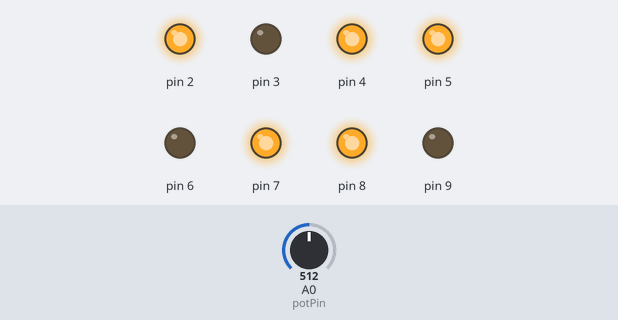
Bench run of a sketch on a simulated Arduino Uno, built with avr-gcc and run on an emulated ATmega328P. Parts: output pins drawn as LEDs (lit = HIGH). The test bench sets the inputs (shaded band); at power-on: A0 (potPin) = 512.

Above: at 1.2 s.
1.3 s: A0 (potPin) set to 597
2.8 s: A0 (potPin) set to 618
At 3.9 s:
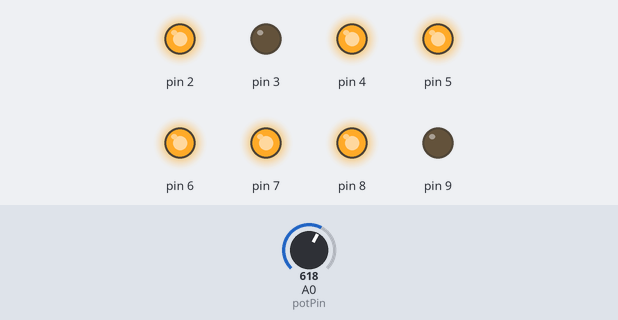
4.3 s: A0 (potPin) set to 716
At 5.2 s:
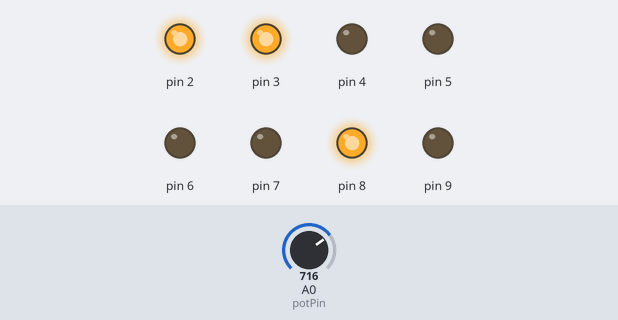
5.8 s: A0 (potPin) set to 798
7.3 s: A0 (potPin) set to 834
At 8.5 s:
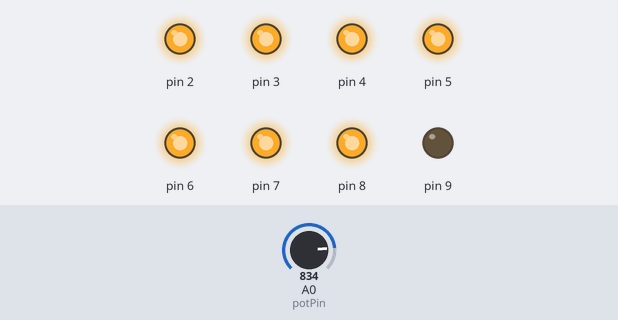
8.8 s: A0 (potPin) set to 511
At 9.6 s:
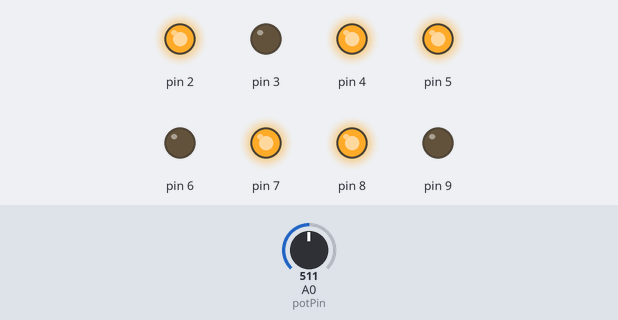
Timing chart, 0 to 11.3 s (numbered marks = the images above; inputs shaded):
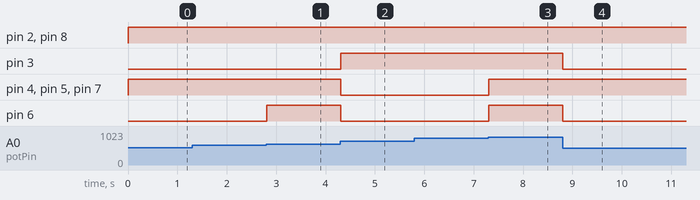

Measured:
- the behaviour switches between 611 and 612 on A0 (potPin) (found by bisection; images 0 and 1)
- the behaviour switches between 815 and 816 on A0 (potPin) (found by bisection; images 2 and 3)
- after the input at 1.3 s, every drawn part: stays the same
- after the input at 2.8 s, pin 6: LOW → HIGH at once
- after the input at 4.3 s, pin 3: LOW → HIGH at once; pin 4–7: HIGH → LOW at once
- after the input at 5.8 s, every drawn part: stays the same
- after the input at 7.3 s, pin 4–7: LOW → HIGH at once
- after the input at 8.8 s, pin 3, pin 6: HIGH → LOW at once

The sketch:

Ex8_PartD_260207.ino
```cpp
/*
Exercise 8: Analog input
Part D) Add the 7-segment display. Use the potentiometer to count up the values from 0 to 9.

Author: Bruno Duarte | 260207
*/

int potPin = A0;

// order A B F G E D C DP  -> pins 2 to 9
int number[10][8] =
{
  {1,1,1,0,1,1,1,0}, //0
  {0,1,0,0,0,0,1,0}, //1
  {1,1,0,1,1,1,0,0}, //2
  {1,1,0,1,0,1,1,0}, //3
  {0,1,1,1,0,0,1,0}, //4
  {1,0,1,1,0,1,1,0}, //5
  {1,0,1,1,1,1,1,0}, //6
  {1,1,0,0,0,0,1,0}, //7
  {1,1,1,1,1,1,1,0}, //8
  {1,1,1,1,0,1,1,0}  //9
};

void numberShow(int n){
  for(int pin=2; pin<=9; pin++){
    digitalWrite(pin, number[n][pin-2]);
  }
}

void setup(){
  for(int pin=2; pin<=9; pin++){
    pinMode(pin, OUTPUT);
    digitalWrite(pin, LOW);
  }
}

void loop(){

  int sensorValue = analogRead(A0);

  int digit = sensorValue / 102;
  // to fix flickering
  if(digit > 9) digit = 9;

  numberShow(digit);

  delay(10); // delay in between reads for stability
}
```
